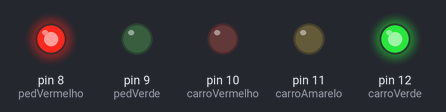
A sketch run on a simulated Arduino Uno, built with avr-gcc and run on an emulated ATmega328P. Parts: output pins drawn as LEDs (lit = HIGH).

Above: at 2.5 s.
At 6.5 s:
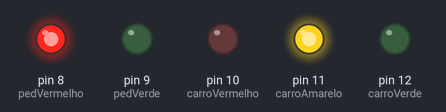
At 10.5 s:
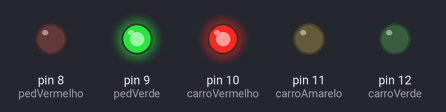
At 13.12 s:
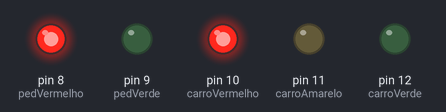
At 15.37 s:
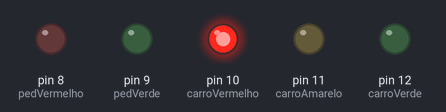
Timing chart, 0 to 17.8 s (numbered marks = the images above):
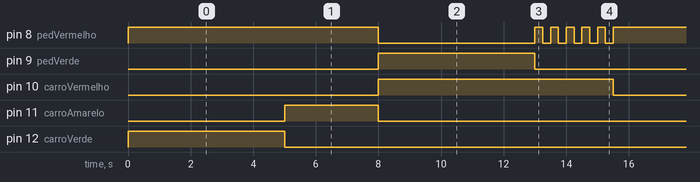

Measured:
- by itself, pin 9 (pedVerde): alternates HIGH for 5.0 s and LOW for 10.5 s
- by itself, pin 10 (carroVermelho): alternates HIGH for 7.5 s and LOW for 8.0 s
- by itself, pin 11 (carroAmarelo): alternates HIGH for 3.0 s and LOW for 12.5 s
- by itself, pin 12 (carroVerde): HIGH → LOW at 5.0 s
- by itself, pin 8 (pedVermelho): goes LOW 5.0 s, 5 × (HIGH 0.25 s, LOW 0.25 s), HIGH 8.0 s, LOW 5.0 s, 5 × (HIGH 0.25 s, LOW 0.25 s), HIGH 8.0 s, then LOW

The sketch:

sketch_jul13a.ino
```cpp
int pedVerde = 9;
int pedVermelho = 8;
int carroVerde = 12;
int carroAmarelo = 11;
int carroVermelho = 10;

void setup() {
  pinMode(pedVerde, OUTPUT);
  pinMode(pedVermelho, OUTPUT);
  pinMode(carroVerde, OUTPUT);
  pinMode(carroAmarelo, OUTPUT);
  pinMode(carroVermelho, OUTPUT);

  digitalWrite(carroVerde, HIGH);
  digitalWrite(carroAmarelo, LOW);
  digitalWrite(carroVermelho, LOW);
  digitalWrite(pedVerde, LOW);
  digitalWrite(pedVermelho, HIGH);
}

void loop() {
  digitalWrite(pedVermelho, HIGH);
  delay(5000);
  digitalWrite(carroVerde, LOW);
  digitalWrite(carroAmarelo, HIGH);
  delay(3000);
  digitalWrite(carroAmarelo, LOW);
  digitalWrite(carroVermelho, HIGH);
  digitalWrite(pedVermelho, LOW);
  digitalWrite(pedVerde, HIGH);
  delay(5000);
  digitalWrite(pedVerde, LOW);
  for(int x = 0; x<5; x++)
  {
    digitalWrite(pedVermelho, HIGH);
    delay(250);
    digitalWrite(pedVermelho, LOW);
    delay(250);
  }
  digitalWrite(carroVermelho, LOW);
}
```
